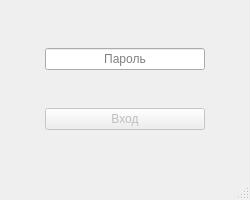
<?xml version="1.0" encoding="UTF-8"?>
<ui version="4.0">
 <class>MainWindow</class>
 <widget class="QMainWindow" name="MainWindow">
  <property name="geometry">
   <rect>
    <x>0</x>
    <y>0</y>
    <width>250</width>
    <height>200</height>
   </rect>
  </property>
  <property name="sizePolicy">
   <sizepolicy hsizetype="Preferred" vsizetype="Preferred">
    <horstretch>0</horstretch>
    <verstretch>0</verstretch>
   </sizepolicy>
  </property>
  <property name="minimumSize">
   <size>
    <width>250</width>
    <height>200</height>
   </size>
  </property>
  <property name="maximumSize">
   <size>
    <width>250</width>
    <height>200</height>
   </size>
  </property>
  <property name="windowTitle">
   <string>Login to App</string>
  </property>
  <widget class="QWidget" name="centralwidget">
   <property name="sizePolicy">
    <sizepolicy hsizetype="Maximum" vsizetype="Preferred">
     <horstretch>0</horstretch>
     <verstretch>0</verstretch>
    </sizepolicy>
   </property>
   <layout class="QVBoxLayout" name="verticalLayout">
    <property name="spacing">
     <number>0</number>
    </property>
    <property name="leftMargin">
     <number>45</number>
    </property>
    <property name="topMargin">
     <number>10</number>
    </property>
    <property name="rightMargin">
     <number>45</number>
    </property>
    <property name="bottomMargin">
     <number>10</number>
    </property>
    <item>
     <widget class="QLineEdit" name="passwordEdit">
      <property name="echoMode">
       <enum>QLineEdit::Password</enum>
      </property>
      <property name="alignment">
       <set>Qt::AlignCenter</set>
      </property>
      <property name="placeholderText">
       <string>Пароль</string>
      </property>
     </widget>
    </item>
    <item>
     <widget class="QPushButton" name="loginButton">
      <property name="enabled">
       <bool>false</bool>
      </property>
      <property name="layoutDirection">
       <enum>Qt::LeftToRight</enum>
      </property>
      <property name="text">
       <string>Вход</string>
      </property>
     </widget>
    </item>
   </layout>
  </widget>
  <widget class="QMenuBar" name="menubar">
   <property name="geometry">
    <rect>
     <x>0</x>
     <y>0</y>
     <width>250</width>
     <height>21</height>
    </rect>
   </property>
  </widget>
  <widget class="QStatusBar" name="statusbar"/>
 </widget>
 <resources/>
 <connections/>
</ui>
